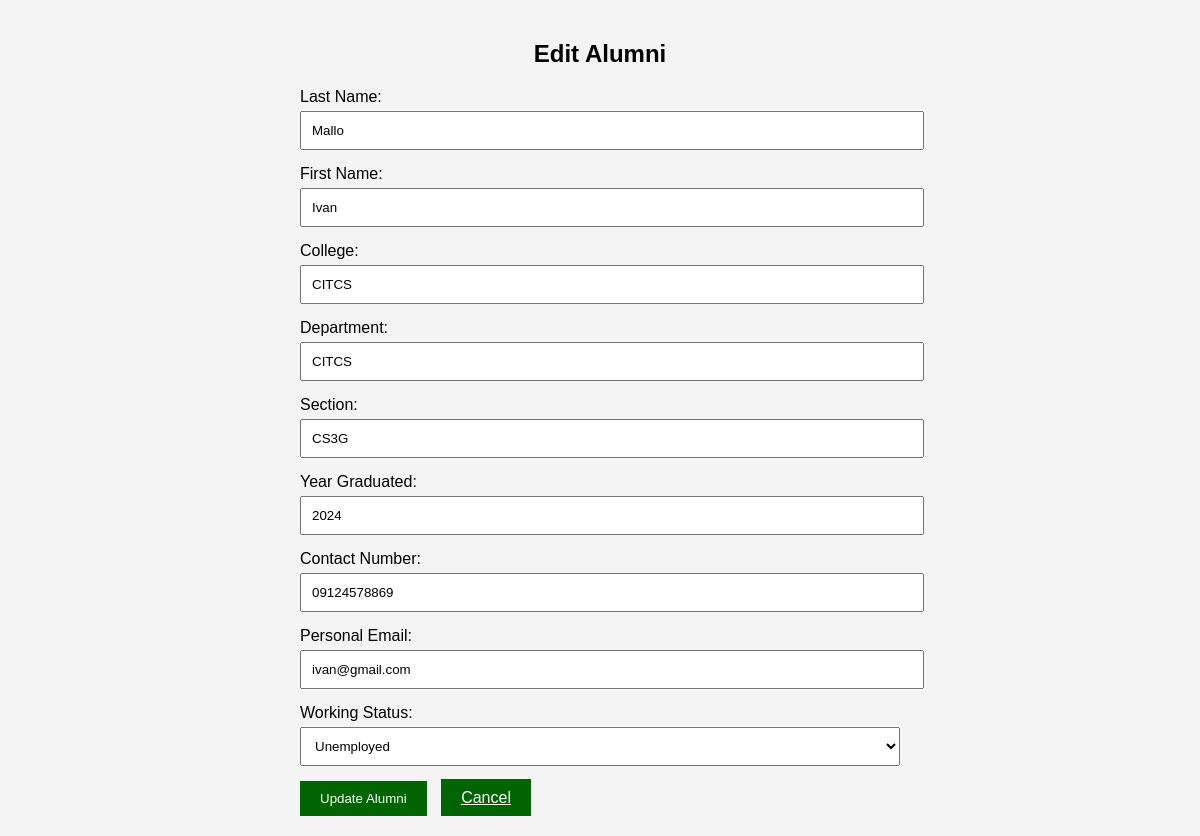
The app's page /edit_alumni_form.php?id=001 (signed in) with its own data.
### edit_alumni_form.php (the view, shortened to what this page needs)
<?php
include 'db.php';
$alumni_id = $_GET['id'];
$query = "SELECT a.*, w.working_status FROM `2024-2025` a LEFT JOIN `2024-2025-ws` w ON a.alumni_id = w.alumni_id WHERE a.alumni_id = ?";
$stmt = $conn->prepare($query);
$stmt->bind_param("i", $alumni_id);
$stmt->execute();
$result = $stmt->get_result();
$alumni = $result->fetch_assoc();
?>
<!DOCTYPE html>
<html lang="en">
<head>
</head>
<body>
<div class="container">
    <h2>Edit Alumni</h2>
    <form method="POST" action="">
        <label for="last_name">Last Name:</label>
        <input type="text" name="last_name" value="<?= htmlspecialchars($alumni['last_name']) ?>" required>
        <label for="first_name">First Name:</label>
        <input type="text" name="first_name" value="<?= htmlspecialchars($alumni['first_name']) ?>" required>
        <label for="college">College:</label>
        <input type="text" name="college" value="<?= htmlspecialchars($alumni['college']) ?>" required>
        <label for="department">Department:</label>
        <input type="text" name="department" value="<?= htmlspecialchars($alumni['department']) ?>" required>
        <label for="section">Section:</label>
        <input type="text" name="section" value="<?= htmlspecialchars($alumni['section']) ?>" required>
        <label for="year_graduated">Year Graduated:</label>
        <input type="text" name="year_graduated" value="<?= htmlspecialchars($alumni['year_graduated']) ?>" required>
        <label for="contact_number">Contact Number:</label>
        <input type="text" name="contact_number" value="<?= htmlspecialchars($alumni['contact_number']) ?>" required>
        <label for="personal_email">Personal Email:</label>
        <input type="email" name="personal_email" value="<?= htmlspecialchars($alumni['personal_email']) ?>" required>
        <label for="working_status">Working Status:</label>
        <select name="working_status" required>
            <option value="Unemployed" <?= ($alumni['working_status'] == 'Unemployed') ? 'selected' : '' ?>>Unemployed</option>
        </select>
        <button type="submit" class="button">Update Alumni</button>
        <a href="edit_alumni.php" class="button" style="margin-left: 10px;">Cancel</a>
    </form>
</div>
</body>
</html>

### edit_alumni_form.php (style rules this page uses)
body { font-family: Arial, sans-serif; margin: 0; padding: 0; background-color: #f4f4f4; }
.container { padding: 20px; }
h2 { text-align: center; }
form { max-width: 600px; margin: auto; }
label { display: block; margin-bottom: 5px; }
input, select { width: 100%; padding: 10px; margin-bottom: 15px; }
.button { padding: 10px 20px; background-color: #006400; color: white; border: none; cursor: pointer; }

### records on screen
2024-2025: last_name "Mallo", first_name "Ivan", college "CITCS", department "CITCS", section "CS3G", year_graduated "2024", contact_number "09124578869", personal_email "ivan@gmail.com"
2024-2025-ws: working_status "Unemployed"
